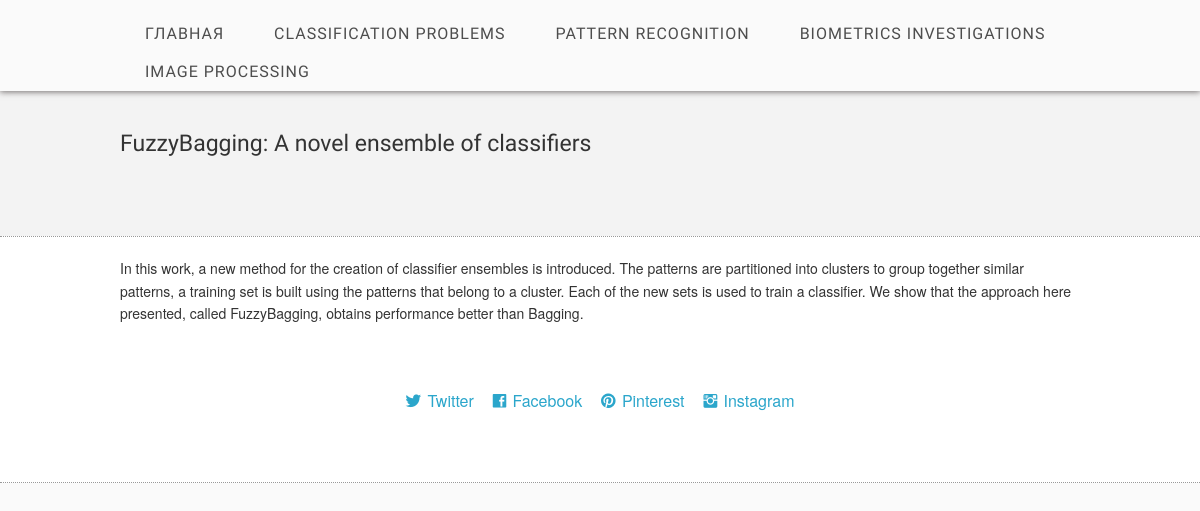
Page /news/article/9 on the committed database.
### news/models.py (models this page shows, shortened)
class Rubric(models.Model):
    name = models.CharField(max_length=100)

class Article(models.Model):
    title = models.CharField(max_length=100)
    keyword = models.CharField(max_length=200)
    annotation = models.TextField()
    rubric = models.ForeignKey(Rubric, null=True, blank=True, on_delete=models.SET_NULL)

### news/views.py (the view)
# urls.py: path('article/<int:article_id>', views.get_one_article, name='current_article'),
def get_one_article(request, article_id):
    current_article = Article.objects.get(pk=article_id)
    rubrics = Rubric.objects.all()
    return render(request, 'news/article.html', context={'current_article': current_article, 'rubrics': rubrics, })

### news/templates/news/article.html (shortened to what this page needs)
<!DOCTYPE html>
{% load static %}
<html class="no-js" lang="en">
<head>
    <link rel="stylesheet" href="{% static 'stylesheets/foundation.min.css' %}">
    <link rel="stylesheet" href="{% static 'stylesheets/main.css' %}">
    <link rel="stylesheet" href="{% static 'stylesheets/app.css' %}">
    <link rel="stylesheet" href="{% static 'fonts/ligature.css' %}">
</head>
<body>
<nav>
    <div class="twelve columns header_nav">
        <div class="row">
            <ul id="menu-header" class="nav-bar horizontal">
                <li><a href="{% url 'index' %}">Главная</a></li>
                {% for rubric in rubrics %}
                <li><a href="{% url 'rubric' rubric.id %}">{{rubric.name}}</a></li>
                {% endfor %}
            </ul>
        </div>
    </div>
</nav>
<header>
    <div class="row">
        <h4>{{current_article.title}}</h4>
        <article>
            <div class="twelve columns">
            </div>
        </article>
    </div>
</header>
<section class="section_light">
    <div class="row">
        <p>
            {{current_article.annotation}}
        </p>
    </div>
    <footer>
        <div class="row">
            <div class="twelve columns footer">
                <a href="" class="lsf-icon" style="font-size:16px; margin-right:15px" title="twitter">Twitter</a>
                <a href="" class="lsf-icon" style="font-size:16px; margin-right:15px" title="facebook">Facebook</a>
                <a href="" class="lsf-icon" style="font-size:16px; margin-right:15px" title="pinterest">Pinterest</a>
                <a href="" class="lsf-icon" style="font-size:16px" title="instagram">Instagram</a>
            </div>
        </div>
    </footer>
</body>
</html>

### static/stylesheets/main.css (style rules this page uses)
.lsf-icon:before { content:attr(title); margin-right:0.3em; font-size:64px; font-family: 'LigatureSymbols'; -webkit-text-rendering: optimizeLegibility; -moz-text-rendering: optimizeLegibility; -ms-text-rendering: optimizeLegibility; -o-text-rendering: optimizeLegibility; text-rendering: optimizeLegibility; -webkit-font-smoothing: antialiased; -moz-font-smoothing: antialiased; -ms-font-smoothing: antialiased; -o-font-smoothing: antialiased; font-smoothing: antialiased; }
body { background: #fafafa }
.row { width: 960px }
header { background: #f3f3f3; clear:both; padding: 20px 0 40px }
.header_nav { background: #fafafa; padding: 15px 0 0; box-shadow: 0 1px 6px rgba(34, 25, 25, 0.6); z-index: 999 }
p { color: #333 }
h1,h2,h3,h4 { font-family:'Open Sans Condensed',sans-serif; font-weight: normal; color: #333; margin: 20px 0 }
.section_light { background: #FFF; border-top: 1px dotted #999; border-bottom: 1px dotted #999; padding: 20px 0; clear:both }
.nav-bar { margin-top: 0; background: none }
.nav-bar > li { border: 0; padding: 0; font-family: 'Open Sans Condensed',sans-serif; letter-spacing: 1px; box-shadow: none }
.nav-bar > li > a:first-child { font-size: 16px; text-transform: uppercase; padding: 0 25px }
.nav-bar > li:last-child { border: 0; box-shadow: none }
.nav-bar > li > a { color: #4d4d4d }
.footer { text-align:center; padding: 50px 0 }

### rows in the picture
Rubric: name "CLASSIFICATION PROBLEMS"
Rubric: name "PATTERN RECOGNITION"
Rubric: name "BIOMETRICS INVESTIGATIONS"
Rubric: name "IMAGE PROCESSING"
Article: title "FuzzyBagging: A novel ensemble of classifiers", annotation "In this work, a new method for the creation of classifier ensembles is introduced. The patterns are partitioned into clusters to group together similar patterns, a training set is built using the patterns that belong to a cluster. Each of the new sets is used to train a classifier. We show that the approach here presented, called FuzzyBagging, obtains performance better than Bagging."
